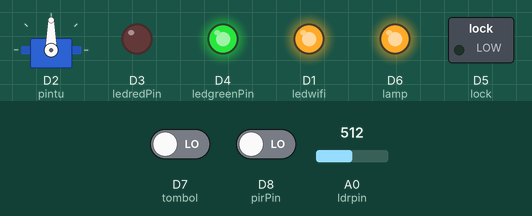
Recording of a sketch running on a simulated ESP8266 (NodeMCU). Shown: servo, switched loads named in the sketch (green lamp = pin HIGH), output pins drawn as LEDs (lit = HIGH). The inputs (shaded band) are chosen by the test bench; at power-on: D8 (pirPin) LOW, D7 (tombol) LOW, A0 (ldrpin) = 512. WiFi joins after 1.5 s; servers stay silent unless stated; random numbers use the default seed unless the sketch sets one; what the sketch prints to the serial monitor is not drawn.

Above: at 4.6 s.
4.7 s: D8 (pirPin) driven HIGH
At 7.7 s:
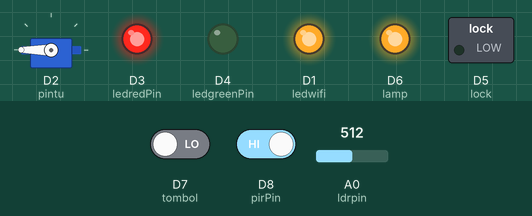
9.9 s: D7 (tombol) driven HIGH and D8 (pirPin) driven LOW
At 14.3 s:
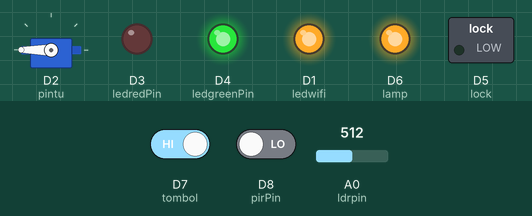
16.9 s: A0 (ldrpin) set to 492
At 20.3 s:
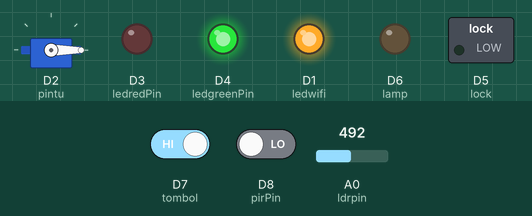
20.9 s: D8 (pirPin) driven HIGH
At 25.3 s:
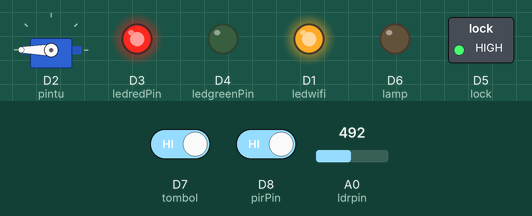
25.9 s: D8 (pirPin) driven LOW
At 27.7 s:
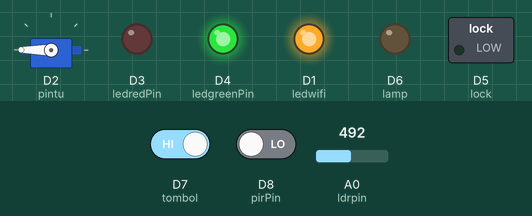
30.9 s: A0 (ldrpin) set to 510
At 34.8 s:
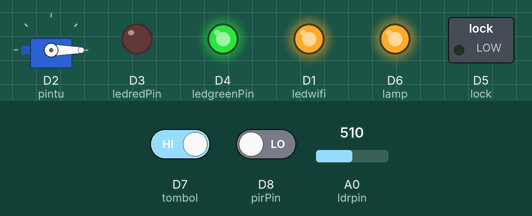
Timing chart, 0 to 35.9 s (numbered marks = the images above; inputs shaded):
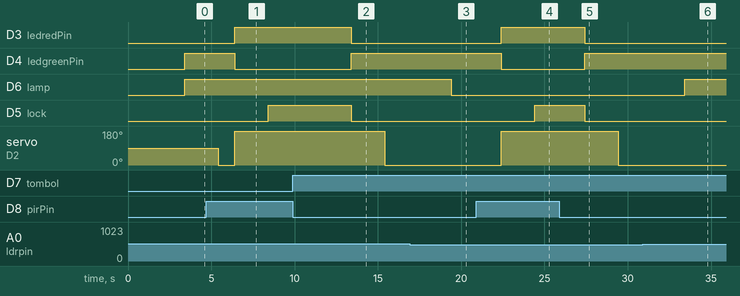

The sketch:

ujidemo.ino
```cpp
#define BLYNK_PRINT Serial
#include <ESP8266WiFi.h>
#include <BlynkSimpleEsp8266.h>
#include <Servo.h>

Servo pintu;
// variabel connection pins:
#define pirPin D8
#define ldrpin A0
#define VPIN0_button V0
#define VPIN1_button V1
#define VTN1_input V15
#define VTN2_input V16

//servo = D2;
int input1,input2;
int ledredPin = D3;
int ledgreenPin = D4;
int ledwifi = D1;
int lock = D5;
int lamp = D6;
int tombol = D7;
int VTN1, VTN2;
int OTP1, OTP2;

int btn1_state = LOW;
int btn2_state = LOW;
int datai = 0; //btnstate

// Create variables:
//int val = 0; //PIR
//int btn = 0; //BTN
//int data = 0; //LDR

//token blynk
char auth[] = "DzLBxfsZzjTzJbWi7JOhDYzRPbZ3vBB8";
//"as8qY_JLfNuDO0fuLSnWUlcTxUv_dbo4";

//ssid and pass
//char ssid[] = "KelinciPercobaan";
//char pass[] = "qwerty12";

char ssid[] = "Vector3";
char pass[] = "Ecourmc2";

BLYNK_CONNECTED() {

  // Request the latest state from the server

  Blynk.syncVirtual(VPIN0_button);
  Blynk.syncVirtual(VPIN1_button);

}

BLYNK_WRITE(VPIN0_button) {
  btn1_state = param.asInt();
  input1 = btn1_state;
}

BLYNK_WRITE(VPIN1_button) {
  btn2_state = param.asInt();
  input2 = btn2_state;
}

BLYNK_WRITE(VTN1_input) {
  VTN1 = param.asInt();
  //toilet1();
}

BLYNK_WRITE(VTN2_input) {
  VTN2 = param.asInt();
  //toilet2();
}

void toilet1(){
  OTP1 = random(20);
  Serial.print("angka random : ");
  Serial.println(OTP1);
  Blynk.notify(OTP1);
  for(int delay1 = 40000; delay1 >= 0; delay1--){
      pintu.write(180);
      Blynk.virtualWrite(V3, 255);
      Blynk.virtualWrite(V2, 0);
      digitalWrite(lock, LOW);
      Blynk.virtualWrite(VPIN0_button, HIGH);
      if(OTP1 == VTN1){
        Blynk.virtualWrite(VPIN0_button, LOW);
        datai = 0;
        break;
    }
  }
}

void toilet2(){
  OTP2 = random(20);
  Serial.print("angka random : ");
  Serial.println(OTP2);
  Blynk.notify(OTP2);
  for(int delay2 = 40000; delay2 >= 0; delay2--){
      pintu.write(180);
      Blynk.virtualWrite(V5, 255);
      Blynk.virtualWrite(V4, 0);
      digitalWrite(lock, LOW);
      Blynk.virtualWrite(VPIN1_button, HIGH);
      if(OTP2 == VTN2){
        datai = 0;
        break;
    }
  }
}


//void(* reset) (void) = 108;

void button(){
  while(true){
    int btn = digitalRead(tombol);
    Serial.print("BTN : ");
    Serial.println(btn);
    Serial.println(" ");
    digitalWrite(ledredPin, HIGH);
    digitalWrite(ledgreenPin, LOW);
    Blynk.virtualWrite(V3, 255);
    Blynk.virtualWrite(V2, 0);
    pintu.write(180);
    delay(2000);
    digitalWrite(lock, HIGH);
    if(btn == 1){
      datai = 0;
      break;
    }
  }
  //reset();
}

void normal1() {
  int val = digitalRead(pirPin);
  if (val == 1) {
    digitalWrite(ledredPin, HIGH);
    digitalWrite(ledgreenPin, LOW);
    Blynk.virtualWrite(V3, 255);
    Blynk.virtualWrite(V2, 0);
      datai = 1;
      Serial.println("Ada Gerakan!");
      pintu.write(180);
      delay(2000);
      digitalWrite(lock, HIGH);
  }
  else {
    digitalWrite(ledredPin, LOW);
    digitalWrite(ledgreenPin, HIGH);
    Blynk.virtualWrite(V2, 255);
    Blynk.virtualWrite(V3, 0);

      Serial.println("Tidak Ada Gerakan!");
      digitalWrite(lock, LOW);
      delay(2000);
      pintu.write(0);
  }
}

void normal2(){
      Blynk.virtualWrite(V4, 255);
      Blynk.virtualWrite(V5, 0);
}

void lampu(){
  int data = analogRead(ldrpin);
  //Serial.println(data);
  if(data < 500){
      digitalWrite(lamp, LOW);
  }else{
      digitalWrite(lamp,HIGH);
  }
}

void setup() {
  // Configure the pins as input or output:
  Blynk.begin(auth, ssid, pass);
  Blynk.config(auth);
  pinMode(ledredPin, OUTPUT);
  pinMode(ledgreenPin, OUTPUT);
  pinMode(ledwifi, OUTPUT);
  pinMode(lock, OUTPUT);
  pinMode(lamp, OUTPUT);
  pinMode(pirPin, INPUT);
  pinMode(ldrpin, INPUT);
  pinMode(tombol, INPUT);
  pintu.attach(4);
  // Debug console
  Serial.begin(9600);
  // Set WiFi to station mode and disconnect from an AP if it was Previously
  // connected
  WiFi.mode(WIFI_STA);
  WiFi.disconnect();
  delay(100);

  // Attempt to connect to Wifi network:
  Serial.print("Connecting Wifi: ");
  Serial.println(ssid);
  WiFi.begin(ssid, pass);

  while (WiFi.status() != WL_CONNECTED) {
    digitalWrite(ledwifi, HIGH);
    digitalWrite(ledwifi, LOW);
    Serial.print(".");
    delay(500);
  }

  Serial.println(" ");
  Serial.println("Wifi Connected");
  digitalWrite(ledwifi, HIGH);
  Serial.print("IP address : ");
  Serial.println(WiFi.localIP());
  Serial.print(" ");
}

void reconnecting (){
    Serial.println(" ");
    Serial.print("Reconnecting to ");
    Serial.print(ssid);
    while (WiFi.status() != WL_CONNECTED) {
    digitalWrite(ledwifi, HIGH);
    digitalWrite(ledwifi, LOW);
    Serial.print(".");
    delay(500);
  }

  Serial.println(" ");
  Serial.println("Wifi Connected");
  digitalWrite(ledwifi, HIGH);
  Serial.print("IP address : ");
  Serial.println(WiFi.localIP());
  Serial.print(" ");
}

void loop(){
  lampu();

  if(input1 == HIGH){
    toilet1();
  }else{
    normal1();
    if(datai == 1){
        button();
    }
  }

  if(input2 == HIGH){
    toilet2();
  }else{
      normal2();
      //if(datai == 1){
      //  button();
      //}
  }

  if(WiFi.status() != WL_CONNECTED){
    reconnecting();
  }
  Blynk.run();
  delay(1000);
}
```

Measured:
- the behaviour switches between 500 and 499 on A0 (ldrpin) (found by bisection; images 2 and 3)
- after the input at 4.7 s, D3 (ledredPin): LOW → HIGH after 1.7 s; D4 (ledgreenPin): HIGH → LOW after 1.7 s; D5 (lock): LOW → HIGH after 3.7 s
- after the input at 9.9 s, D3 (ledredPin), D5 (lock): HIGH → LOW after 3.5 s; D4 (ledgreenPin): LOW → HIGH after 3.5 s; servo on D2 (pintu): 180° → 0° after 5.5 s
- after the input at 16.9 s, D6 (lamp): HIGH → LOW after 2.5 s
- after the input at 20.9 s, D3 (ledredPin): LOW → HIGH after 1.5 s; D4 (ledgreenPin): HIGH → LOW after 1.5 s; D5 (lock): LOW → HIGH after 3.5 s; servo on D2 (pintu): 0° → 180° after 1.5 s
- after the input at 25.9 s, D3 (ledredPin), D5 (lock): HIGH → LOW after 1.5 s; D4 (ledgreenPin): LOW → HIGH after 1.5 s; servo on D2 (pintu): 180° → 0° after 3.5 s
- after the input at 30.9 s, D6 (lamp): LOW → HIGH after 2.5 s
